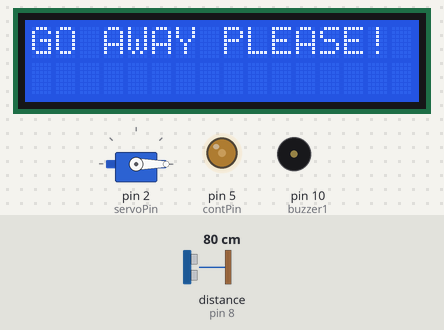
Recording of a sketch running on a simulated Arduino Uno, built with avr-gcc and run on an emulated ATmega328P. Shown: 16×2 character LCD, servo, output pins drawn as LEDs (lit = HIGH), buzzer (waves = sounding). Wiring (inferred from the names in the program): ultrasonic range finder: trigger pin 9; echo pin 8. Inputs (shaded band) come from the test bench; at power-on: distance to the obstacle (sensor on pin 8) 80 cm. The echo pulse lasts 58.3 µs per cm; pins used as bus, display or sensor lines are not drawn.

Above: at 0.6 s.
1.3 s: distance to the obstacle (sensor on pin 8) set to 56 cm
At 2.4 s:
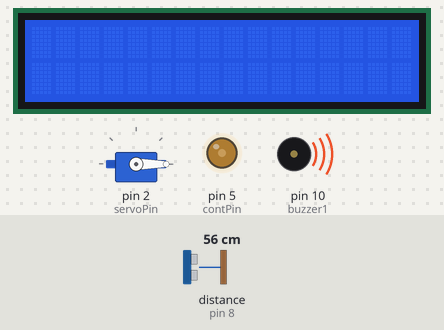
5.4 s: distance to the obstacle (sensor on pin 8) set to 45 cm
At 6.49 s:
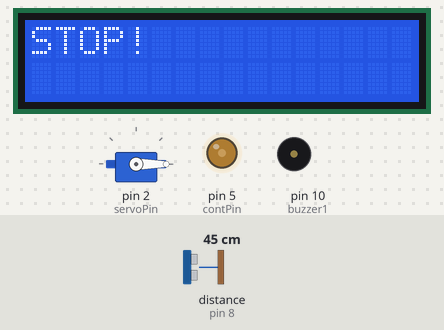
9.3 s: distance to the obstacle (sensor on pin 8) set to 27 cm
10.9 s: distance to the obstacle (sensor on pin 8) set to 22 cm
At 11.32 s:
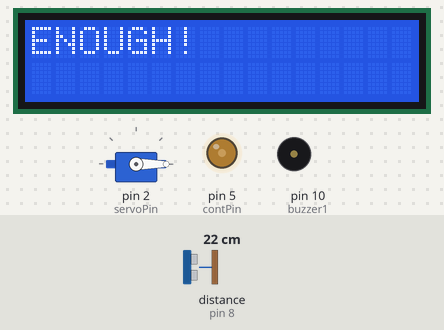
13.3 s: distance to the obstacle (sensor on pin 8) set to 120 cm
15.1 s: distance to the obstacle (sensor on pin 8) set to 2 cm
At 15.26 s:
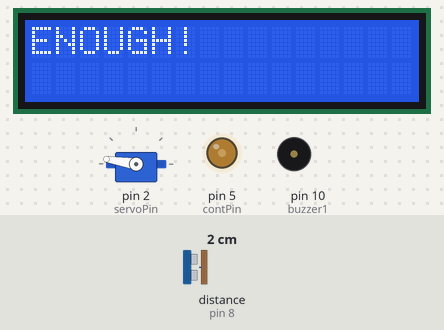
Timing chart, 0 to 17.9 s (numbered marks = the images above; inputs shaded):
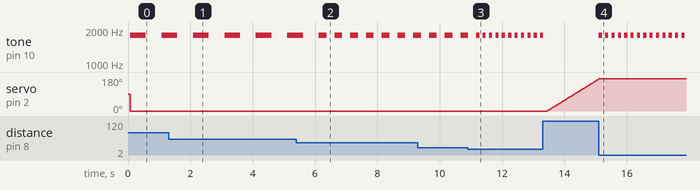

The sketch:

ultrasonic_buzzer.ino
```cpp
#include <LiquidCrystal.h>
#include <Servo.h>

/*GLOBAL VARIABLES*/

//Buzzer Pin Definitions
#define trigPin 9
#define echoPin 8
#define buzzer1 10
long duration; // variable for the duration of sound wave travel
int sensDistance; // variable for the distance measurement

//LCD Pin Definitons
int reg0 = 3;
int reg1 = 11;
int reg2 = 12;
int reg3 = 13;
int en = 7;
int rs = 6;
int contPin = 5;
int contVal = 80;

//Servo Pins
int servoPin = 2;

//Create LCD object
LiquidCrystal lcd(rs, en, reg0, reg1, reg2, reg3);

//Servo motor
Servo servoMotor1;

void setup() {
  // Buzzer Setup
  pinMode(trigPin, OUTPUT); // Sets the trigPin as an OUTPUT
  pinMode(echoPin, INPUT); // Sets the echoPin as an INPUT
  pinMode(buzzer1, OUTPUT); //Sets buzzer1 as an OUTPUT
  Serial.begin(9600); // Serial Communication is starting with 9600 of baudrate speed

  // LCD Setup
  analogWrite(contPin, contVal);
  lcd.begin(16,2);

  //Servo Motor Setup
  servoMotor1.attach(servoPin);
}
void loop() {
  for(int i = 0; i < 180; i++)
  {
    //clear lcd
    lcd.clear();

    //Get distance
    sensDistance = sensorDistance();

    servoMotor1.write(i);

    if(sensDistance < 25)
    {
      tone(buzzer1, 1800);
      delay(100);
      lcd.print("ENOUGH!");
      noTone(buzzer1);
      delay(100);
      i-=1; //make motor stay in same place if it sees something
    }
    else if(sensDistance < 50)
    {
      tone(buzzer1, 1800);
      delay(250);
      lcd.print("STOP!");
      noTone(buzzer1);
      delay(250);
      i-=1; //make motor stay in same place if it sees something
    }
    else if(sensDistance < 100)
    {
      tone(buzzer1, 1800);
      delay(500);
      lcd.print("GO AWAY PLEASE!");
      noTone(buzzer1);
      delay(500);
      i-=1; //make motor stay in same place if it sees something
    }
  }
}

int sensorDistance()
{
  int distance = -1;

  digitalWrite(trigPin, LOW);
  delayMicroseconds(2);

  // Sets the trigPin HIGH (ACTIVE) for 10 microseconds to tell the echo pin to gather data
  digitalWrite(trigPin, HIGH);
  delayMicroseconds(10);
  digitalWrite(trigPin, LOW);

  // Reads the echoPin, returns the sound wave travel time in microseconds
  duration = pulseIn(echoPin, HIGH);
  long actualTime = duration/2;

  // Calculating the distance
  float speedSound = 0.034; //cm/us
  distance = actualTime * speedSound; // Speed of sound wave divided by 2 (go and back)

  return distance;
}
```

Measured:
- the behaviour switches between 51 and 50 cm on distance to the obstacle (sensor on pin 8) (found by bisection; images 1 and 2)
- the behaviour switches between 26 and 25 cm on distance to the obstacle (sensor on pin 8) (found by bisection; images 2 and 3)
- after the input at 5.4 s, the display: first differs from a run without the input after 0.97 s (image 2)
- after the input at 10.9 s, the display: first differs from a run without the input after 0.38 s (image 3)
- after the input at 13.3 s, tone on pin 10 (buzzer1): goes on until 13.3 s, then stays silent; servo on pin 2 (servoPin): moves from 0° to 169° over 1.6 s, starting after 0.15 s
- after the input at 15.1 s, tone on pin 10 (buzzer1): alternates 1800 Hz for 0.10 s and silent for 0.10 s, starting at once; servo on pin 2 (servoPin): goes on until 15.1 s, then stays 171°; the display: changes after 0.11 s (image 4)
- by itself, tone on pin 10 (buzzer1): alternates 1800 Hz for 0.50 s and silent for 0.51 s
